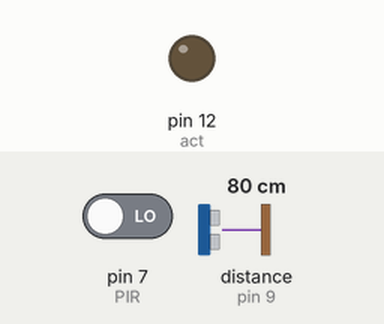
The sketch below on a simulated Arduino Uno, built with avr-gcc and run on an emulated ATmega328P. Shown: output pins drawn as LEDs (lit = HIGH). Wiring (inferred from the names in the program): ultrasonic range finder: trigger pin 8; echo pin 9. The inputs (shaded band) are chosen by the test bench; at power-on: distance to the obstacle (sensor on pin 9) 80 cm, pin 7 (PIR) LOW. The echo pulse lasts 58.3 µs per cm; pins used as bus, display or sensor lines are not drawn; what the sketch prints to the serial monitor is not drawn.

Above: at 0.05 s.
At 1.2 s:
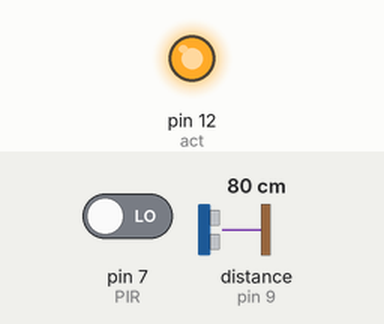
1.3 s: distance to the obstacle (sensor on pin 9) set to 35 cm
4.3 s: distance to the obstacle (sensor on pin 9) set to 120 cm
Timing chart, 0 to 7.3 s (numbered marks = the images above; inputs shaded):
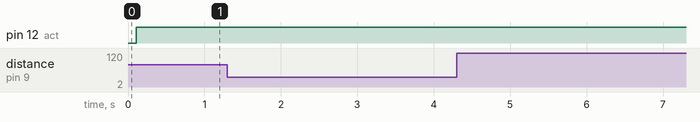

The sketch:

_______PIR__3_________.ino
```cpp
//초음파센서, 인체감지센서 동시 적용 경보기

int PIR = 7; //인체감지센서 7번핀
int act = 12; //led 또는 능동부저, 모터 등
int PIRstate = LOW; //PIR상태를 초기에 LOW로
int val = 0; //PIR을 저장할 초기값을 0으로 선언

#define trig 8    //트리거 핀 8
#define echo 9    //에코 핀 9

void setup() {
  pinMode(PIR, INPUT);
  pinMode(act, OUTPUT);
  pinMode(trig, OUTPUT);
  pinMode(echo, INPUT);
  Serial.begin(9600);
}

void loop() {
  val = digitalRead(PIR);   //PIR값 저장
  long duration, distance;  //초음파 센서 공식
  //거리 측정을 위한 변수 선언, 트리거 핀으로 10us 동안 펄스 출력
  digitalWrite(trig, LOW);
  delayMicroseconds(2);             //딜레이 2us
  digitalWrite(trig, HIGH);
  delayMicroseconds(10);            //딜레이 10us
  digitalWrite(trig, LOW);
  duration = pulseIn(echo, HIGH);
  distance = duration * 170 / 1000; //초음파 공식 끝
  Serial.print("모션: X / 거리:");
  Serial.print(distance); //거리를 시리얼 모니터에 출력
  Serial.println("mm");
  delay(100);
  if (distance < 3000) {
    digitalWrite(act, HIGH);
    Serial.print("모션: X / 거리:");
    Serial.print(distance); //거리를 시리얼 모니터에 출력
    Serial.println("mm");
  }
  else {
    if (val == HIGH) { //PIR 감지시
      digitalWrite(act, HIGH); //act를 HIGH
      if (PIRstate == LOW) {  //PIR 상태가 LOW라면
        Serial.println("******");
        Serial.print("모션: O / 거리:");
        Serial.print(distance); // 거리를 시리얼 모니터에 출력
        Serial.println("mm");
        Serial.println("******");
        PIRstate = HIGH;      //시리얼 모니터 출력 후 HIGH로 변경
      }
    }
    else {  //그렇지 않을 시 act는 LOW로, PIR 상태가 HIGH였다면 모션 끝 알리고 LOW로 바꾸기
      digitalWrite(act, LOW);
      if (PIRstate == HIGH) {
        Serial.print("모션: X / 거리:");
        Serial.print(distance); //거리를 시리얼 모니터에 출력
        Serial.println("mm");
        PIRstate = LOW;
      }
    }
  }
}
```

Measured:
- after the input at 1.3 s, every drawn part: stays the same
- after the input at 4.3 s, every drawn part: stays the same
